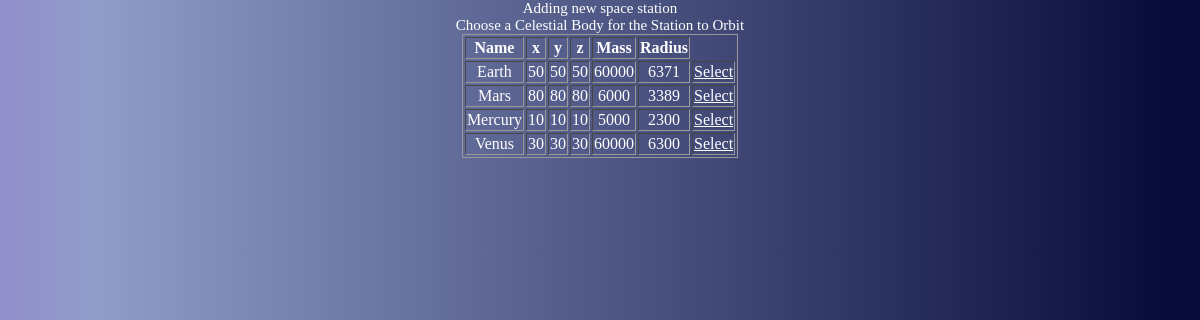
/selectorbit.php, run on the app's committed database.
### tables this page shows
Create Table If Not Exists Celestial_Body(
	Location_Name			Varchar(100),
	Radius					Real,
	Mass					Real,
	Constraint Celestial_Body_PK Primary Key(Location_Name),
	Constraint Celestial_Body_FK Foreign Key(Location_Name) References Location(Name)
);

Create Table If Not Exists Location(
	Name					Varchar(100),
	x						Integer,
	y						Integer,
	z						Integer,
	Constraint Location_PK Primary Key(Name)
);

### selectorbit.php (the view, shortened to what this page needs)
<html>
<head>
<link rel="stylesheet" type="text/css" href="style.css">
</head>
<body>
<p>Adding new space station</p>
<?php
$con=mysqli_connect("localhost","root","pancakes","starbase");
$planetdata = mysqli_query($con,"SELECT * FROM Location,Celestial_Body WHERE Name = Location_Name");
echo "<table border='1'><tr>
<th>Name</th>
<th>x</th>
<th>y</th>
<th>z</th>
<th>Mass</th>
<th>Radius</th></tr>";
while($row = mysqli_fetch_array($planetdata))
  {
  echo "<tr>";
  echo "<td>" . $row['Name'] . "</td>";
  echo "<td>" . $row['x'] . "</td>";
  echo "<td>" . $row['y'] . "</td>";
  echo "<td>" . $row['z'] . "</td>";
  echo "<td>" . $row['Mass'] . "</td>";
  echo "<td>" . $row['Radius'] . "</td>";
  echo "<td><a href='addstation.php?job=info&amp;Orbits=" . $row['Name'] . "'>Select</a></td>";
  echo "</tr>";
  }
echo "</table>";
?>

### style.css (style rules this page uses)
html, body { margin:auto; text-align:center; align:center; width: 100%; font-family: verdana; color: white; font-size: 15px; background: rgb(146,142,204); background: linear-gradient(90deg, rgba(146,142,204,1) 0%, rgba(144,157,201,1) 8%, rgba(8,12,59,1) 97%); }
table { text-align:center; max-width: 850px; border:1px solid #999; margin-left: auto; margin-right: auto; }
p { max-width:100%; margin:auto; display: block; text-align: center; font-family: verdana; color: white; font-size: 15px; }
a { color: white; }

### data on the page
celestial_body: Location_Name.Name "Earth", Location_Name.x "50", Location_Name.y "50", Location_Name.z "50", Mass "60000", Radius "6371"
celestial_body: Location_Name.Name "Mars", Location_Name.x "80", Location_Name.y "80", Location_Name.z "80", Mass "6000", Radius "3389"
celestial_body: Location_Name.Name "Mercury", Location_Name.x "10", Location_Name.y "10", Location_Name.z "10", Mass "5000", Radius "2300"
celestial_body: Location_Name.Name "Venus", Location_Name.x "30", Location_Name.y "30", Location_Name.z "30", Mass "60000", Radius "6300"
